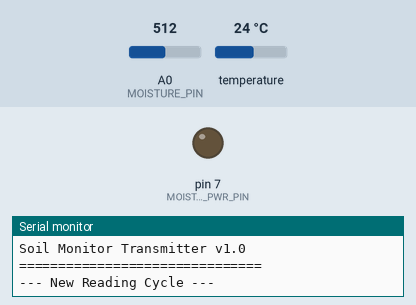
Simulated run of this sketch. Board: Arduino Uno, built with avr-gcc and run on an emulated ATmega328P. Parts: output pins drawn as LEDs (lit = HIGH), the last lines printed to the serial monitor. The test bench sets the inputs (shaded band); at power-on: A0 (MOISTURE_PIN) = 512, temperature 24 °C. No radio packets arrive unless stated; pins used as bus, display or sensor lines are not drawn.

Above: at 3.9 s.
At 8.8 s:
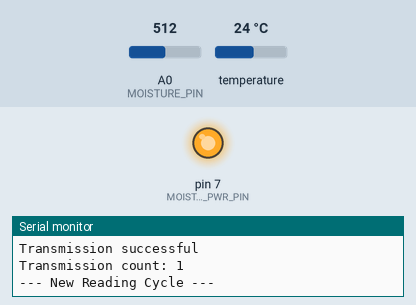
Timing chart, 0 to 11.5 s (numbered marks = the images above):
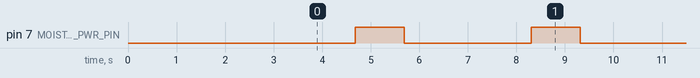

The sketch:

temp-moisture-node.ino
```cpp
#include <OneWire.h>
#include <DallasTemperature.h>
#include <SPI.h>
#include <RH_RF95.h>

#define DEVICE_ID 1
#define TRANSMIT_INTERVAL 1000
#define ADC_SAMPLES 100
#define ONE_WIRE_BUS 4
#define MOISTURE_PIN A0
#define MOISTURE_PWR_PIN 7
#define RFM95_CS 10
#define RFM95_RST 9
#define RFM95_INT 2
#define RF95_FREQ 915.0


OneWire oneWire(ONE_WIRE_BUS);
DallasTemperature sensors(&oneWire);
RH_RF95 rf95(RFM95_CS, RFM95_INT);

unsigned long lastTransmitTime = 0;
unsigned long transmissionCount = 0;

void setup() {
  Serial.begin(9600);
  delay(3000);

  Serial.println(F("==============================="));
  Serial.println(F("Soil Monitor Transmitter v1.0"));
  Serial.println(F("==============================="));

  sensors.begin();
  pinMode(RFM95_RST, OUTPUT);
  pinMode(MOISTURE_PWR_PIN, OUTPUT);
  digitalWrite(RFM95_RST, HIGH);
  delay(100);
  digitalWrite(RFM95_RST, LOW);
  delay(10);
  digitalWrite(RFM95_RST, HIGH);
  delay(10);

  rf95.init();
  rf95.setFrequency(RF95_FREQ);
  rf95.setTxPower(20, false);
}

float readTemperature() {
  sensors.requestTemperatures();
  delay(750);
  return sensors.getTempCByIndex(0);
}

int readMoisture() {
  digitalWrite(MOISTURE_PWR_PIN, HIGH);
  long sum = 0;
  for (int i = 0; i < ADC_SAMPLES; i++) {
    sum += analogRead(MOISTURE_PIN);
    delay(10);
  }
  digitalWrite(MOISTURE_PWR_PIN, LOW);

  return sum / ADC_SAMPLES;
}

void transmitData(float temp, int moisture) {
  unsigned long uptimeMinutes = millis() / 60000;
  String radiopacket = String(DEVICE_ID) + "," + String(uptimeMinutes) + "," + String(moisture) + "," + String(temp, 1);

  Serial.print(F("Transmitting: "));
  Serial.println(radiopacket);

  rf95.send((uint8_t *)radiopacket.c_str(), radiopacket.length());
  rf95.waitPacketSent();

  Serial.println(F("Transmission successful"));
}

void loop() {
  if (millis() - lastTransmitTime >= TRANSMIT_INTERVAL) {
    Serial.println(F("\n--- New Reading Cycle ---"));

    float tempC = readTemperature();
    int moistureRaw = readMoisture();

    Serial.print(F("Temperature: "));
    Serial.print(tempC);
    Serial.println(F("°C"));

    Serial.print(F("Moisture (raw): "));
    Serial.println(moistureRaw);

    int moisturePercent = map(moistureRaw, 0, 1023, 0, 100);
    Serial.print(F("Moisture (approx %): "));
    Serial.println(moisturePercent);

    transmissionCount++;
    transmitData(tempC, moistureRaw);

    Serial.print(F("Transmission count: "));
    Serial.println(transmissionCount);

    lastTransmitTime = millis();
  }
}
```

Measured:
- by itself, pin 7 (MOISTURE_PWR_PIN): alternates HIGH for 1.0 s and LOW for 2.6 s
